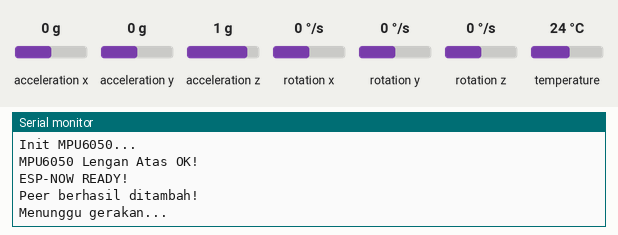
Recording of a sketch running on a simulated ESP32. Shown: the last lines printed to the serial monitor. Inputs (shaded band) come from the test bench; at power-on: rotation x 0 °/s, rotation y 0 °/s, rotation z 0 °/s, acceleration x 0 g, acceleration y 0 g, acceleration z 1 g, temperature 24 °C.

Above: at 1.2 s.
1.3 s: rotation x set to -192 °/s
At 2.7 s:
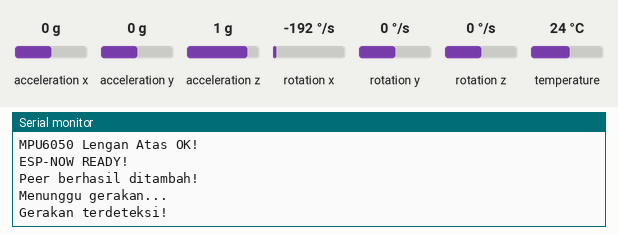
4.3 s: rotation y set to -192 °/s
At 5.2 s:
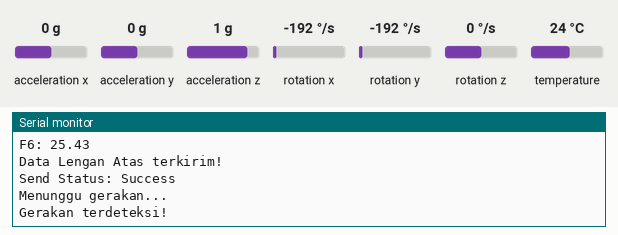
5.8 s: rotation z set to -192 °/s
At 6.61 s:
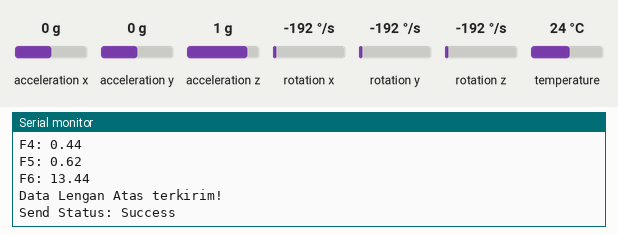
Timing chart, 0 to 8.8 s (numbered marks = the images above; inputs shaded):
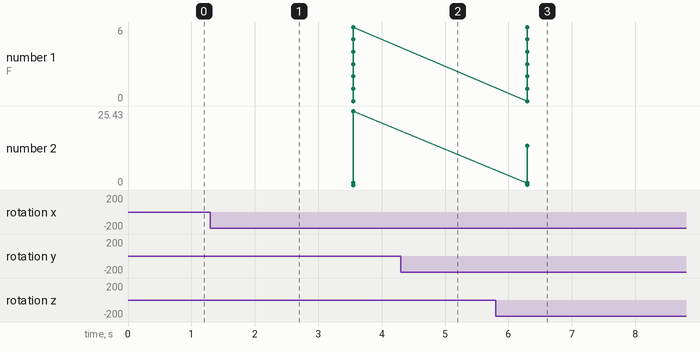

Measured:
- after the input at 1.3 s, the serial monitor: prints a new line at once (image 1)
- after the input at 5.8 s, the serial monitor: prints a new line after 0.50 s (image 3)
- plotted number 2: 25.43 → 5.02 after the input at 5.8 s

The sketch:

2_upper_sender.ino
```cpp
#include <Wire.h>
#include <Adafruit_MPU6050.h>
#include <Adafruit_Sensor.h>
#include <WiFi.h>
#include <esp_now.h>

#define GYRO_FACTOR 3752.9

// =========================
// MAC ADDRESS ESP32 PUNGGUNG
// =========================
uint8_t punggungAddress[] = {0x60, 0x55, 0xF9, 0x71, 0x62, 0xB0};

// =========================
// MPU
// =========================
Adafruit_MPU6050 mpu;

// Min-max BARU
float gx2_min=-18191, gx2_max=19570;
float gy2_min=-17548, gy2_max=15766;
float gz2_min=-24718, gz2_max=17914;

float normalize(float val, float minVal, float maxVal) {
    return (val - minVal) / (maxVal - minVal);
}

// =========================
// STRUCT DATA
// =========================
typedef struct struct_message {

    int id;
    float features[7];

} struct_message;

struct_message dataLenganAtas;

// =========================
// CALLBACK ESP-NOW
// =========================
void OnDataSent(const wifi_tx_info_t *info,
                esp_now_send_status_t status) {

    Serial.print("Send Status: ");

    if (status == ESP_NOW_SEND_SUCCESS)
        Serial.println("Success \n");

    else
        Serial.println("Fail \n");
}

// =========================
// SETUP
// =========================
void setup() {

    Serial.begin(115200);

    // =========================
    // I2C
    // =========================
    Wire.begin(19, 18);

    Serial.println("Init MPU6050...");

    // =========================
    // MPU6050
    // =========================
    mpu.begin(0x68, &Wire);

    mpu.setAccelerometerRange(MPU6050_RANGE_8_G);
    mpu.setGyroRange(MPU6050_RANGE_500_DEG);

    Serial.println("MPU6050 Lengan Atas OK!");

    // =========================
    // WIFI
    // =========================
    WiFi.mode(WIFI_STA);

    // =========================
    // ESP-NOW
    // =========================
    if (esp_now_init() != ESP_OK) {

        Serial.println("ESP-NOW init gagal!");

        return;
    }

    Serial.println("ESP-NOW READY!");

    esp_now_register_send_cb(OnDataSent);

    // =========================
    // PEER
    // =========================
    esp_now_peer_info_t peerInfo;

    memset(&peerInfo, 0, sizeof(peerInfo));

    memcpy(peerInfo.peer_addr, punggungAddress, 6);

    peerInfo.channel = 0;
    peerInfo.encrypt = false;

    if (esp_now_add_peer(&peerInfo) != ESP_OK) {

        Serial.println("Gagal tambah peer!");

        return;
    }

    Serial.println("Peer berhasil ditambah!");
}

// =========================
// LOOP
// =========================
void loop() {

    // =========================
// TUNGGU GERAKAN
// =========================
const float THRESHOLD = 0.5;

Serial.println("Menunggu gerakan...\n");

while (true) {

    sensors_event_t a, g, temp;

    mpu.getEvent(&a, &g, &temp);

    float mag = sqrt(
        g.gyro.x * g.gyro.x +
        g.gyro.y * g.gyro.y +
        g.gyro.z * g.gyro.z
    );

    if (mag > THRESHOLD) {

        Serial.println("Gerakan terdeteksi!");

        delay(150);

        break;
    }

    delay(50);
}

    const int N = 40;

    float mag_arr[N];

    // =========================
    // AMBIL DATA GYRO
    // =========================
    for (int i = 0; i < N; i++) {

        sensors_event_t a, g, temp;

        mpu.getEvent(&a, &g, &temp);

        float gx_n =
    normalize(
        g.gyro.x * GYRO_FACTOR,
        gx2_min,
        gx2_max
    );

float gy_n =
    normalize(
        g.gyro.y * GYRO_FACTOR,
        gy2_min,
        gy2_max
    );

float gz_n =
    normalize(
        g.gyro.z * GYRO_FACTOR,
        gz2_min,
        gz2_max
    );

mag_arr[i] =
    sqrt(
        gx_n * gx_n +
        gy_n * gy_n +
        gz_n * gz_n
    );

        delay(50);
    }

    // =========================
    // FEATURE EXTRACTION
    // =========================
    float sum = 0;
    float energy = 0;

    float maxVal = mag_arr[0];
    float minVal = mag_arr[0];

    for (int i = 0; i < N; i++) {

        sum += mag_arr[i];

        energy += mag_arr[i] * mag_arr[i];

        if (mag_arr[i] > maxVal)
            maxVal = mag_arr[i];

        if (mag_arr[i] < minVal)
            minVal = mag_arr[i];
    }

    float mean = sum / N;

    // =========================
    // STD
    // =========================
    float std_val = 0;

    for (int i = 0; i < N; i++) {

        std_val +=
            (mag_arr[i] - mean) *
            (mag_arr[i] - mean);
    }

    std_val = sqrt(std_val / N);

    // =========================
    // MEDIAN
    // =========================
    float sorted[N];

    memcpy(sorted, mag_arr, sizeof(mag_arr));

    for (int i = 0; i < N - 1; i++) {

        for (int j = 0; j < N - i - 1; j++) {

            if (sorted[j] > sorted[j + 1]) {

                float tmp = sorted[j];

                sorted[j] = sorted[j + 1];

                sorted[j + 1] = tmp;
            }
        }
    }

    float median =
        (sorted[N / 2 - 1] + sorted[N / 2]) / 2.0;

    // =========================
    // SIMPAN FEATURE
    // =========================
    dataLenganAtas.id = 2;

    dataLenganAtas.features[0] = mean;
    dataLenganAtas.features[1] = std_val;
    dataLenganAtas.features[2] = maxVal;
    dataLenganAtas.features[3] = minVal;
    dataLenganAtas.features[4] = maxVal - minVal;
    dataLenganAtas.features[5] = median;
    dataLenganAtas.features[6] = energy;

    // =========================
    // DEBUG FEATURE
    // =========================
    Serial.println("=== Fitur Lengan Atas ===");

    for (int i = 0; i < 7; i++) {

        Serial.print("F");
        Serial.print(i);
        Serial.print(": ");

        Serial.println(dataLenganAtas.features[i]);
    }

    // =========================
    // KIRIM ESPNOW
    // =========================
    esp_now_send(
        punggungAddress,
        (uint8_t *) &dataLenganAtas,
        sizeof(dataLenganAtas)
    );

    Serial.println("Data Lengan Atas terkirim!");
    Serial.println();

    delay(500);
}
```
